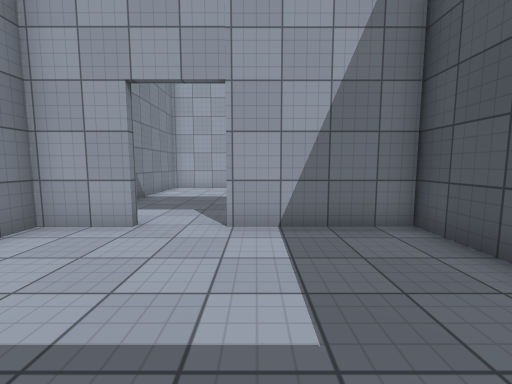
view 1 (above)

18 first-person views from a walk through a scene from a Unity 3-D project. The camera is 1.3 m above the floor, tilts 6° down and sees 90° across. The floor is counted in squares, 1 m on a side. Each view is taken from the middle of a square. On the plan, view 1 faces up. The plan holds only what a view shows up to about 13 squares ahead; the rest is blank. The place goes on beyond the plan. Surface patterns are stand-ins for the level's own textures.

view 2
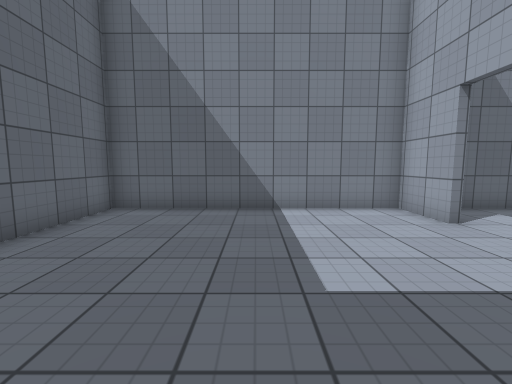

view 3
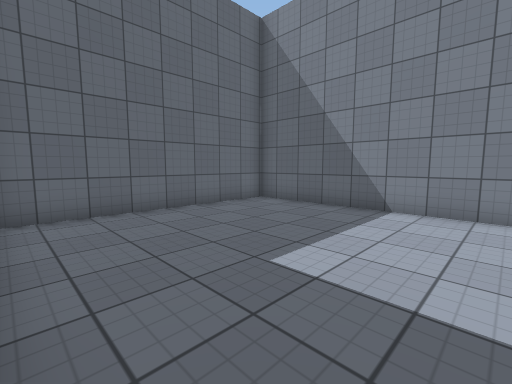

view 4
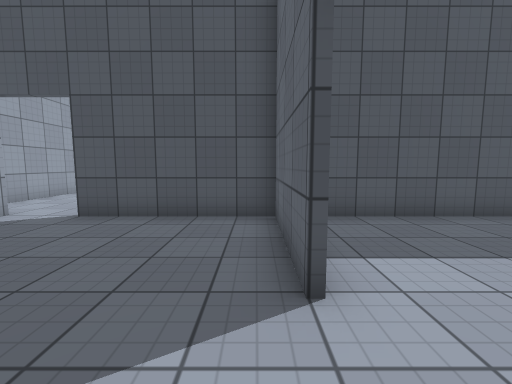

view 5
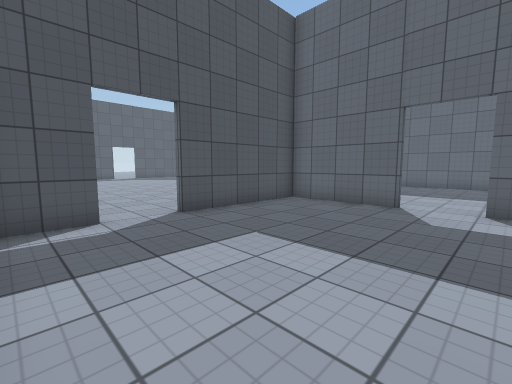

view 6
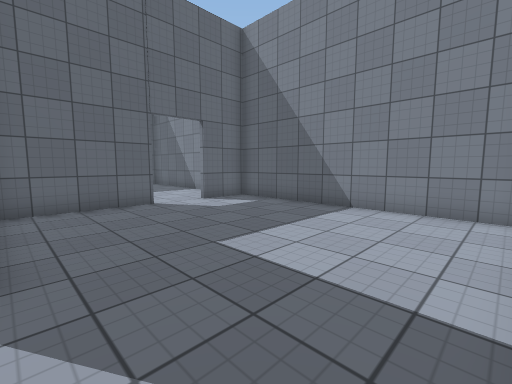

view 7
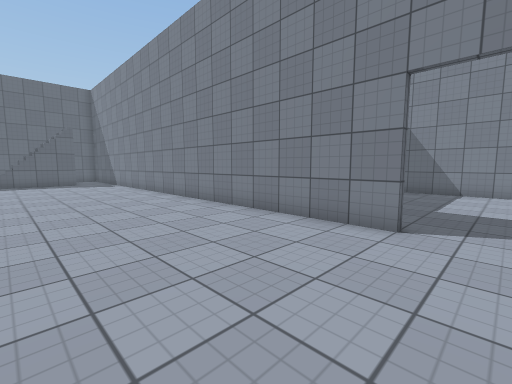

view 8
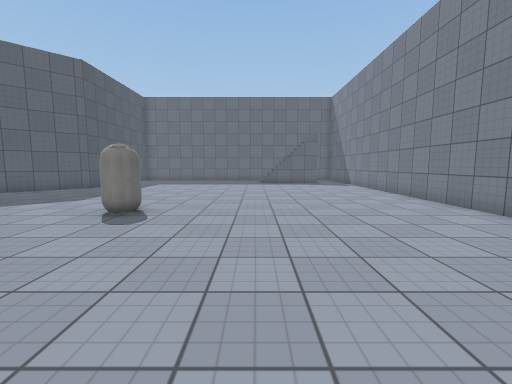

view 9
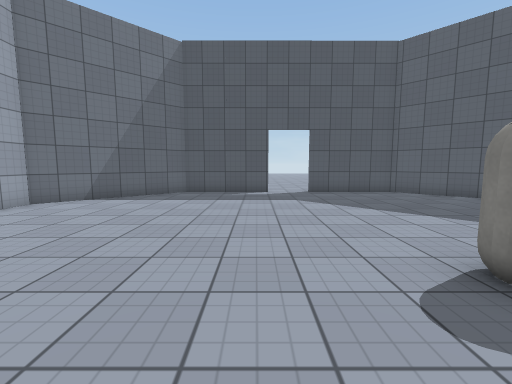

view 10
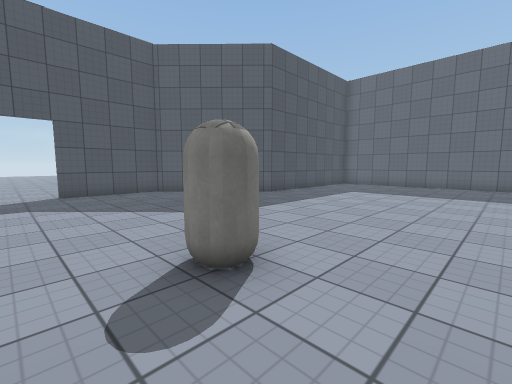

view 11
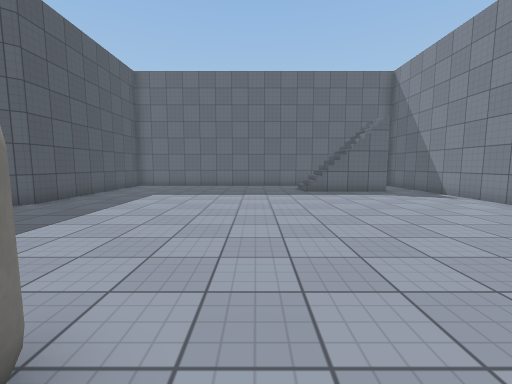

view 12
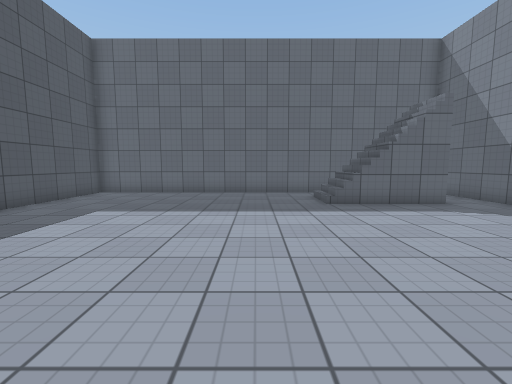

view 13
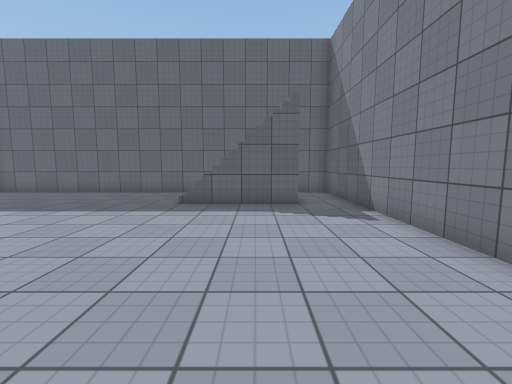

view 14
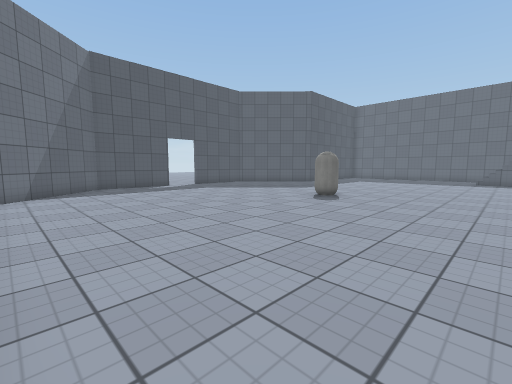

view 15
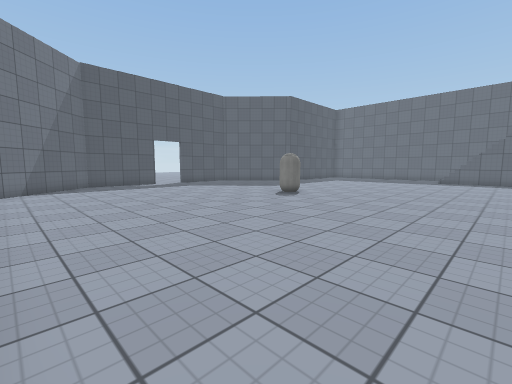

view 16
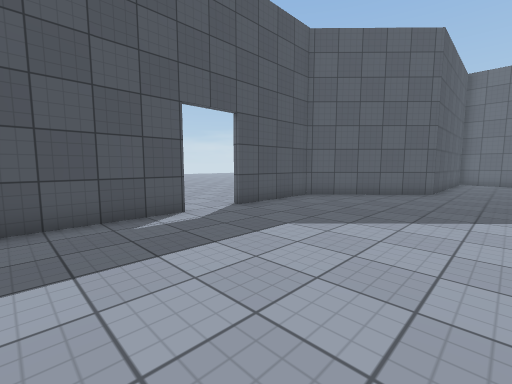

view 17
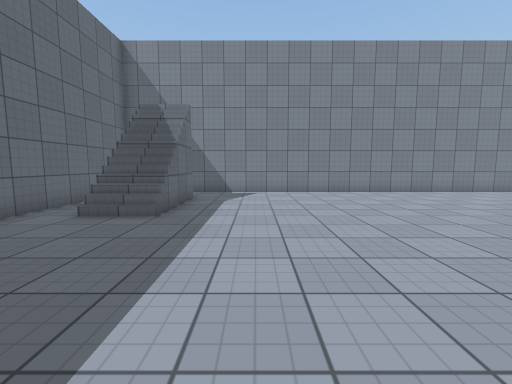

view 18
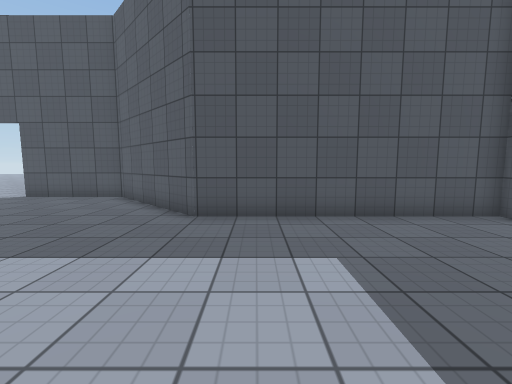

### Floor plan
Points are (right, up) in squares from view 1. A wall is a line through its corners. A room is listed if a view was taken in it or the views show most of it. See-through windows are left out.
Room 1 (views 1, 2, 3)
walls: (-2.5, 5.3) (-4.6, 5.3) (-4.6, -3.3) (3.1, -3.3); (3.4, -0.5) (3.4, 4.9); (3.4, 5.3) (-0.6, 5.3)
ways out: opening at (-1.5, 5) to room 2
Room 2 (views 4, 5, 6)
walls: (3.4, 12.5) (3.4, 14.1); (-0.6, 5.5) (3.4, 5.5); (3.4, 4.9) (3.4, 10.6); (-4.6, 14.1) (-4.6, 5.5) (-2.5, 5.5)
ways out: opening at (-1.5, 5) to room 1; opening at (4, 11.5) to room 3
Room 3 (views 7, 8, 9, 10, 11, 12, 13, 14, 15, 16, 17, 18)
walls: (23.4, 6.4) (23.4, 10.4) (19.4, 14.6); (3.6, 10.6) (3.6, -11.2) (19.4, -11.2) (19.4, -3.4) (23.4, 0.5) (23.4, 4.5)
ways out: opening at (4, 11.5) to room 2; opening at (24, 5.5)
objects: capsule (13, 4) to (14, 4)

Positions as (right, up) in squares from view 1, and headings:
1: (0, 0), facing up
2: (3, 1), facing left
3: (3, 4), facing down-left
4: (-3, 6), facing right
5: (-3, 14), facing down-right
6: (3, 14), facing down-left
7: (9, 12), facing down-left
8: (10, 11), facing down
9: (11, 7), facing right
10: (11, 6), facing down-right
11: (12, 5), facing down
12: (12, 1), facing down
13: (7, 1), facing down
14: (8, 14), facing down-right
15: (6, 14), facing down-right
16: (17, 10), facing down-right
17: (16, -5), facing left
18: (13, -5), facing right
